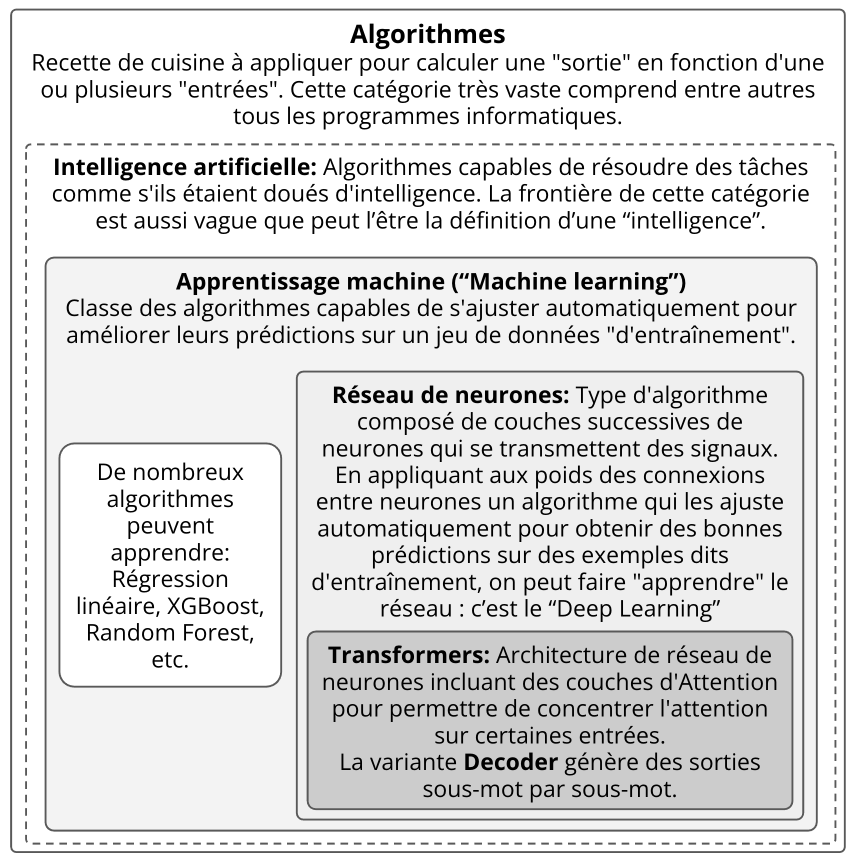
#> input picture figures/10_glossaire.png, 1716 x 1730 px, given in place of 14_surface_competences.jpg, which was not available (shown at 1/2 size)
$ python plot.py
#> lines starting #> are read from the running program, lines starting #| are printed output that depends on the picture
### src/graphes_livre/utils.py
from pathlib import Path

import matplotlib.pyplot as plt

FONT_FAMILY = "Open Sans"
BOLD_FONT_FAMILY = "Open Sans"

SEA_BLUE = "rgba(0,100,255,0.7)"


# Register all Open Sans variants
# open_sans_files = [
#     "./OpenSans/OpenSans-Regular.ttf",
#     "./OpenSans/OpenSans-Bold.ttf",
#     "./OpenSans/OpenSans-Italic.ttf",
#     "./OpenSans/OpenSans-BoldItalic.ttf",
#     # Add other variants as needed
# ]

# for font_file in open_sans_files:
#     if os.path.exists(font_file):
#         fm.fontManager.addfont(font_file)
#         print(f"Registered: {font_file}")
#     else:
#         print(f"File not found: {font_file}")


# [105 lines left out: functions apply_template, apply_template_matplotlib, not called in this run]


def get_output_path(extension="html"):
    """
    Get the appropriate output path for exports based on the current script location.
    The filename will be based on the parent directory name of the script.

    Args:
        extension (str): The file extension (default: "html")

    Returns:
        str: The full path where the file should be saved
    """
    import inspect

    # Get the caller's frame to determine the script location
    caller_frame = inspect.currentframe().f_back
    caller_file = caller_frame.f_globals.get("__file__")

    if caller_file:
        script_path = Path(caller_file)
        script_dir = script_path.parent
        # Use the parent directory name as the filename
        parent_dir_name = script_dir.name
        return f"figures/{parent_dir_name}.{extension}"
    else:
        # Fallback
        return f"output.{extension}"

### src/graphes_livre/14_surface_competences/plot.py
import numpy as np
import plotly.graph_objects as go
from PIL import Image

from graphes_livre import get_output_path


def gaussian_surface(X, Y, center_x, center_y, amplitude, sigma_x, sigma_y):
    return amplitude * np.exp(
        -(
            (X - center_x) ** 2 / (2 * sigma_x**2)
            + (Y - center_y) ** 2 / (2 * sigma_y**2)
        )
    )


x = np.linspace(-3, 4, 500)
y = np.linspace(0, 6, 500)
X, Y = np.meshgrid(x, y)

fig = go.Figure()


competences = {
    "Calcul": {
        "x": -2,
        "y": 5,
    },
    "Logique": {
        "x": -0.5,
        "y": 4.5,
    },
    "Traduction": {
        "x": 2,
        "y": 4.75,
    },
    "Recherche web": {
        "x": 0,
        "y": 2,
    },
    "Résumé": {
        "x": 1.5,
        "y": 2.5,
    },
    "Mémoire": {
        "x": 3,
        "y": 2.5,
    },
    "Empathie": {
        "x": 3.5,
        "y": 1,
    },
}

for comp_name, comp in competences.items():
    fig.add_trace(
        go.Scatter3d(
            x=[comp["x"], comp["x"]],
            y=[comp["y"], comp["y"]],
            z=[0.5, 3],
            mode="lines",
            line=dict(color="black", width=3),
            showlegend=False,
        )
    )

    fig.add_trace(
        go.Scatter3d(
            x=[comp["x"]],
            y=[comp["y"]],
            z=[3 - 0.2],
            mode="text",
            text=[comp_name],
            textfont=dict(size=12, color="black"),
            showlegend=False,
        )
    )


Z_blue = (
    0.3 * np.ones_like(X)
    + gaussian_surface(
        X,
        Y,
        center_x=competences["Calcul"]["x"],
        center_y=competences["Calcul"]["y"],
        amplitude=0.3,
        sigma_x=2.0,
        sigma_y=4.0,
    )
    + gaussian_surface(
        X,
        Y,
        center_x=competences["Empathie"]["x"],
        center_y=competences["Empathie"]["y"],
        amplitude=0.3,
        sigma_x=2.0,
        sigma_y=4.0,
    )
)

Z_red = gaussian_surface(
    X,
    Y,
    center_x=competences["Calcul"]["x"],
    center_y=competences["Calcul"]["y"],
    amplitude=2.7,
    sigma_x=0.1,
    sigma_y=0.1,
)

Z_green = (
    gaussian_surface(
        X,
        Y,
        center_x=competences["Logique"]["x"] + 1,
        center_y=competences["Logique"]["y"],
        amplitude=0.7,
        sigma_x=0.7,
        sigma_y=0.5,
    )
    + gaussian_surface(
        X,
        Y,
        center_x=competences["Traduction"]["x"],
        center_y=competences["Traduction"]["y"],
        amplitude=1.0,
        sigma_x=0.7,
        sigma_y=0.4,
    )
    + gaussian_surface(
        X,
        Y,
        center_x=competences["Recherche web"]["x"],
        center_y=competences["Recherche web"]["y"],
        amplitude=0.8,
        sigma_x=0.7,
        sigma_y=0.7,
    )
    + gaussian_surface(
        X,
        Y,
        center_x=competences["Résumé"]["x"],
        center_y=competences["Résumé"]["y"],
        amplitude=1.0,
        sigma_x=0.7,
        sigma_y=0.7,
    )
    + gaussian_surface(
        X,
        Y,
        center_x=1.6,
        center_y=3.9,
        amplitude=0.8,
        sigma_x=0.7,
        sigma_y=0.7,
    )
)

# Set red and green surfaces to NaN where they are below blue surface - 1
Z_red = np.where(Z_red < Z_blue - 0.1, np.nan, Z_red)
Z_green = np.where(Z_green < Z_blue - 0.1, np.nan, Z_green)

fig.add_trace(
    go.Surface(
        x=X,
        y=Y,
        z=Z_blue,
        colorscale=[[0, "lightblue"], [1, "blue"]],
        showscale=False,
        name="Base",
    )
)

fig.add_trace(
    go.Surface(
        x=X,
        y=Y,
        z=Z_red,
        colorscale=[[0, "red"], [1, "darkred"]],
        showscale=False,
        name="Calcul",
    )
)

fig.add_trace(
    go.Surface(
        x=X,
        y=Y,
        z=Z_green,
        colorscale=[[0, "lightgreen"], [1, "darkgreen"]],
        showscale=False,
        name="Compétences",
    )
)
camera = dict(eye=dict(x=1.6, y=1.5, z=0.8))
scene_config = dict(
    xaxis_title="",
    yaxis_title="",
    zaxis_title="",
    xaxis=dict(showticklabels=False, showgrid=False, showbackground=False),
    yaxis=dict(showticklabels=False, showgrid=False, showbackground=False),
    zaxis=dict(
        showticklabels=True,
        showgrid=False,
        showbackground=True,
        tickvals=[0, 3],
        ticktext=["Basse<br>performance", "Haute<br>performance"],
        tickfont=dict(size=12, color="gray"),
        # title=dict(text="Performance", font=dict(size=14, color="gray")),
        range=[0, 3],
    ),
)
fig.update_layout(
    scene=scene_config,
    scene_camera=camera,
    margin=dict(l=10, r=10, t=10, b=10),
)

fig.write_image(
    get_output_path("jpg"),
    width=900,
    height=500,
    scale=4,
)


img = Image.open(get_output_path("jpg"))
#> img is the input picture: PIL image 1716x1730 RGBA; mean R, G, B, A 219.6, 219.6, 219.6, 255

width, height = img.size
#> width = 1716; height = 1730
left = 450
upper = 500
right = width - 750
#> right = 966
lower = height - 100  # 0px from bottom means keep full height
#> lower = 1630
cropped_img = img.crop((left, upper, right, lower))
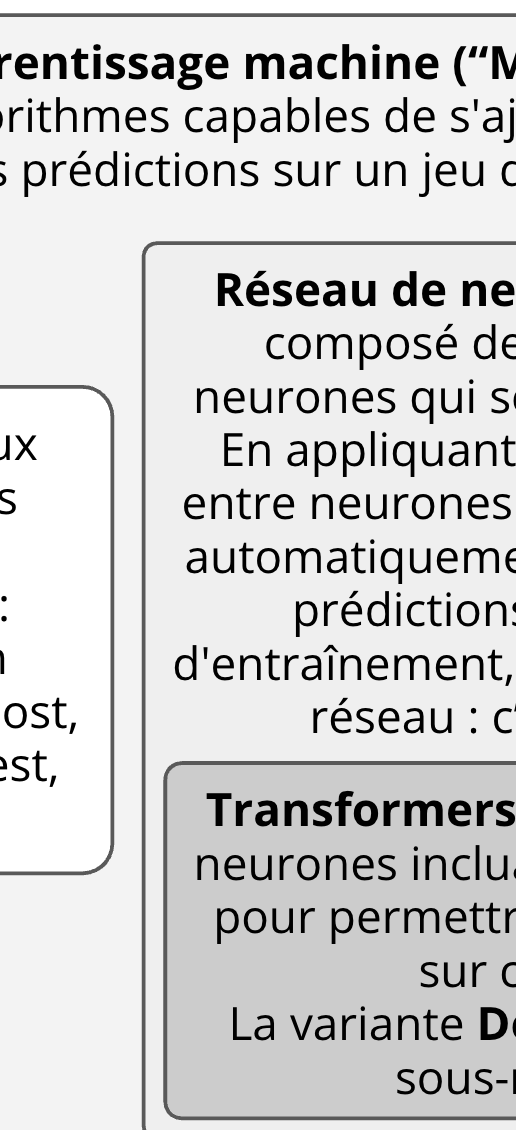
#> cropped_img: PIL image 516x1130 RGBA; mean R, G, B, A 210, 210, 210, 255

cropped_img.save(get_output_path("jpg"))

$ run again, on figures/14_surface_competences.jpg
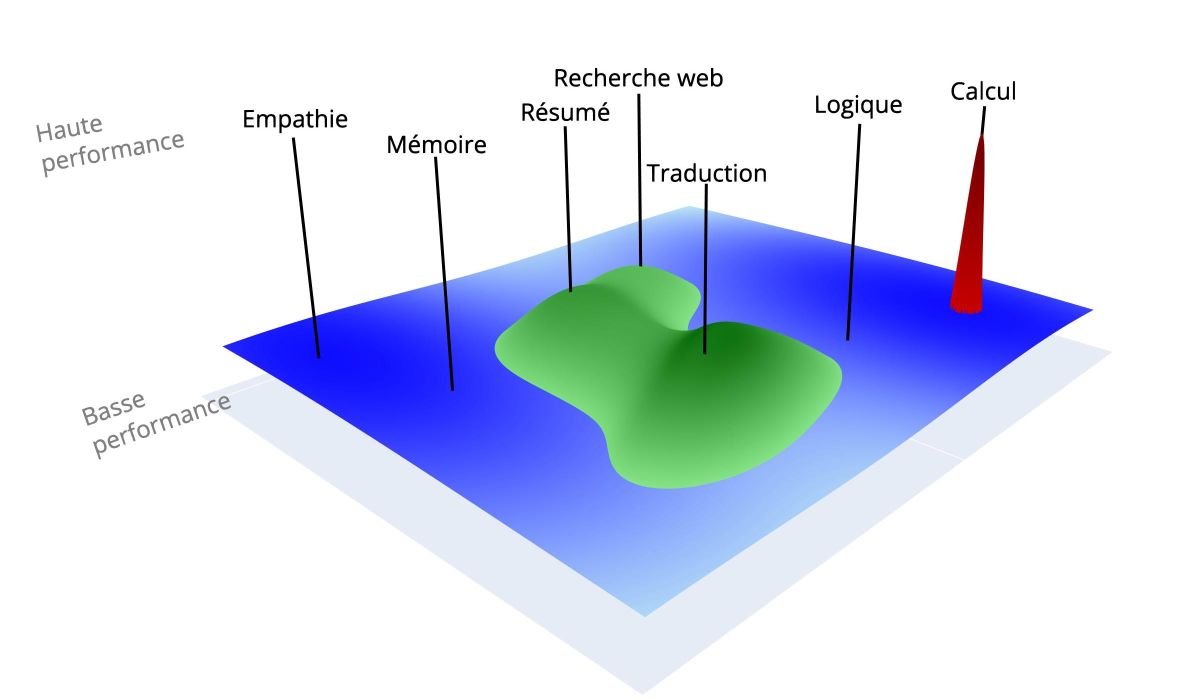
#> input picture figures/14_surface_competences.jpg, 2400 x 1400 px, found by its file name (shown at 1/2 size)
#> img is the input picture: PIL image 2400x1400 RGB; mean R, G, B 214.6, 222.3, 240.8
#> `cropped_img = img.crop((left, upper, right, lower))`:
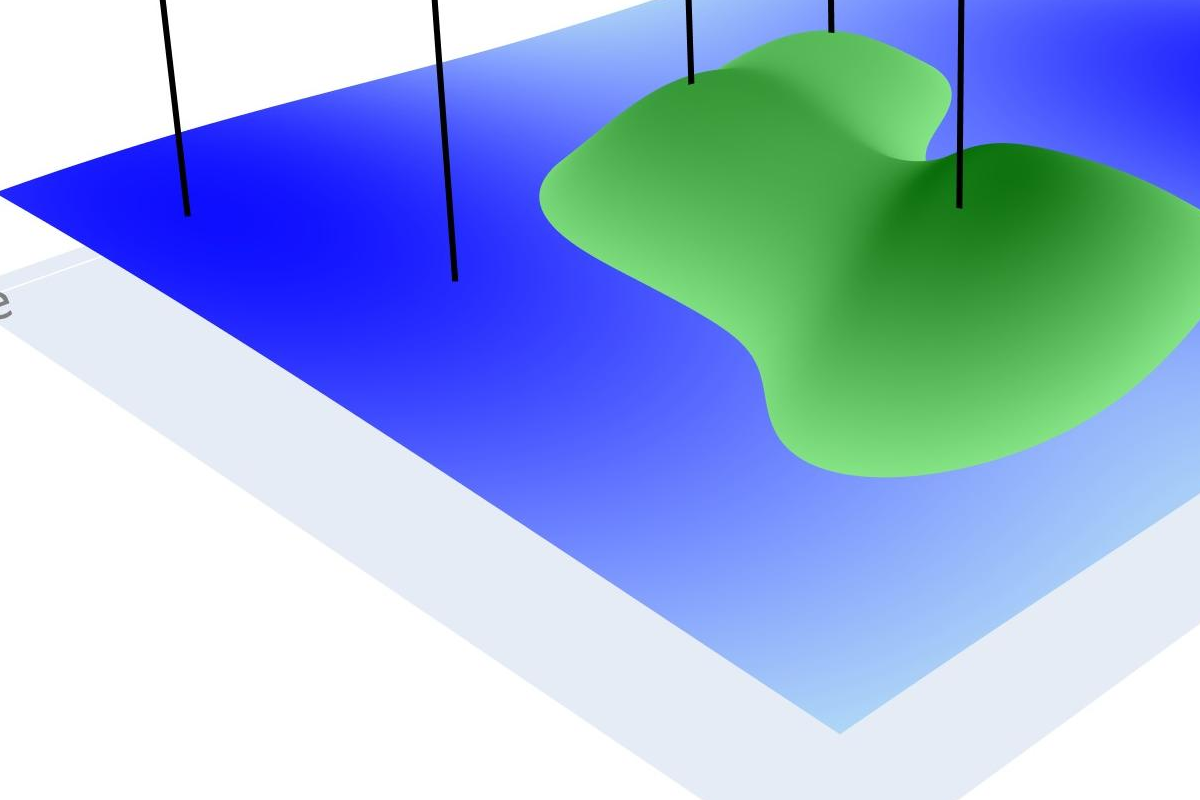
#> cropped_img: PIL image 1200x800 RGB; mean R, G, B 154.5, 180.5, 218.7
